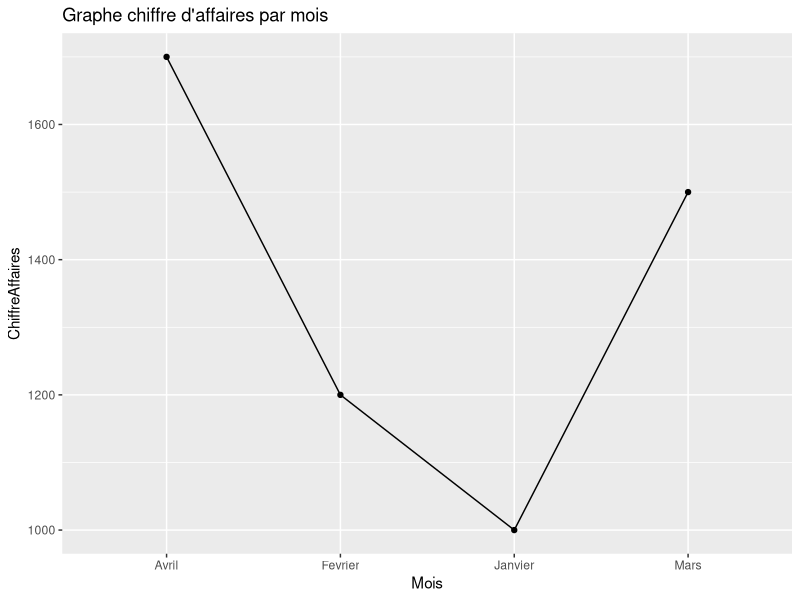

R code for this plot:
library(ggplot2)
ventes = data.frame(Mois =c( "Janvier","Fevrier","Mars","Avril") ,ChiffreAffaires = c(1000, 1200, 1500, 1700))

ggplot(ventes, aes(x= Mois, y= ChiffreAffaires , group = 1)) +
  geom_line()+geom_point() + ggtitle("Graphe chiffre d'affaires par mois")
